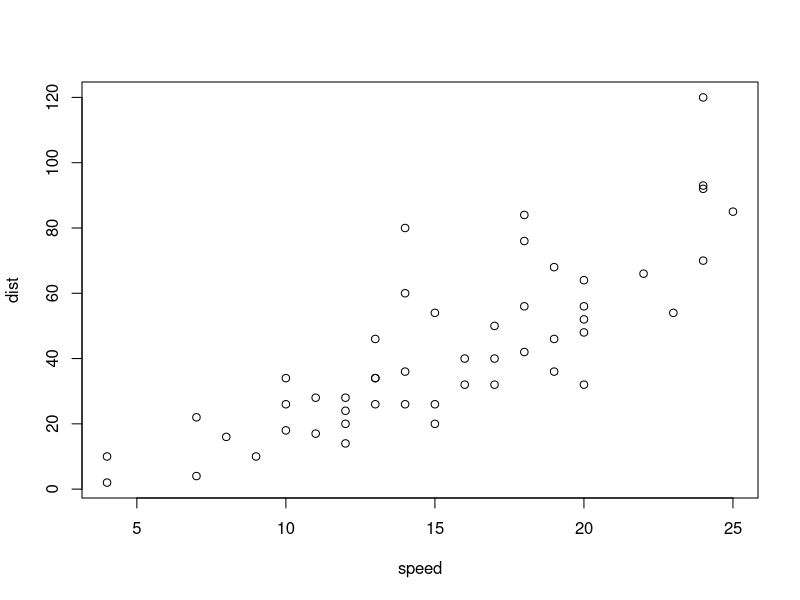
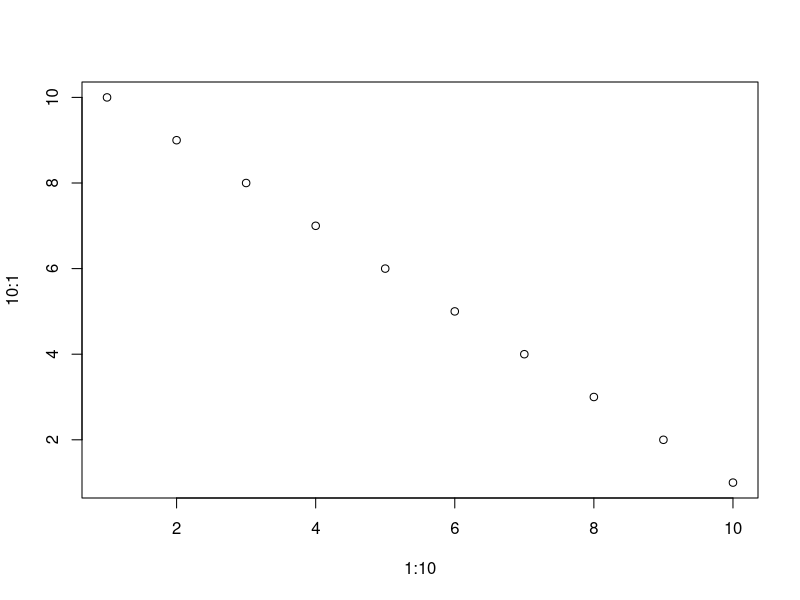

Generate these figures, in order, with R:
## ---- chunk 1
plot(cars)
## ---- chunk 2
plot(1:10,10:1)

testvar=1
